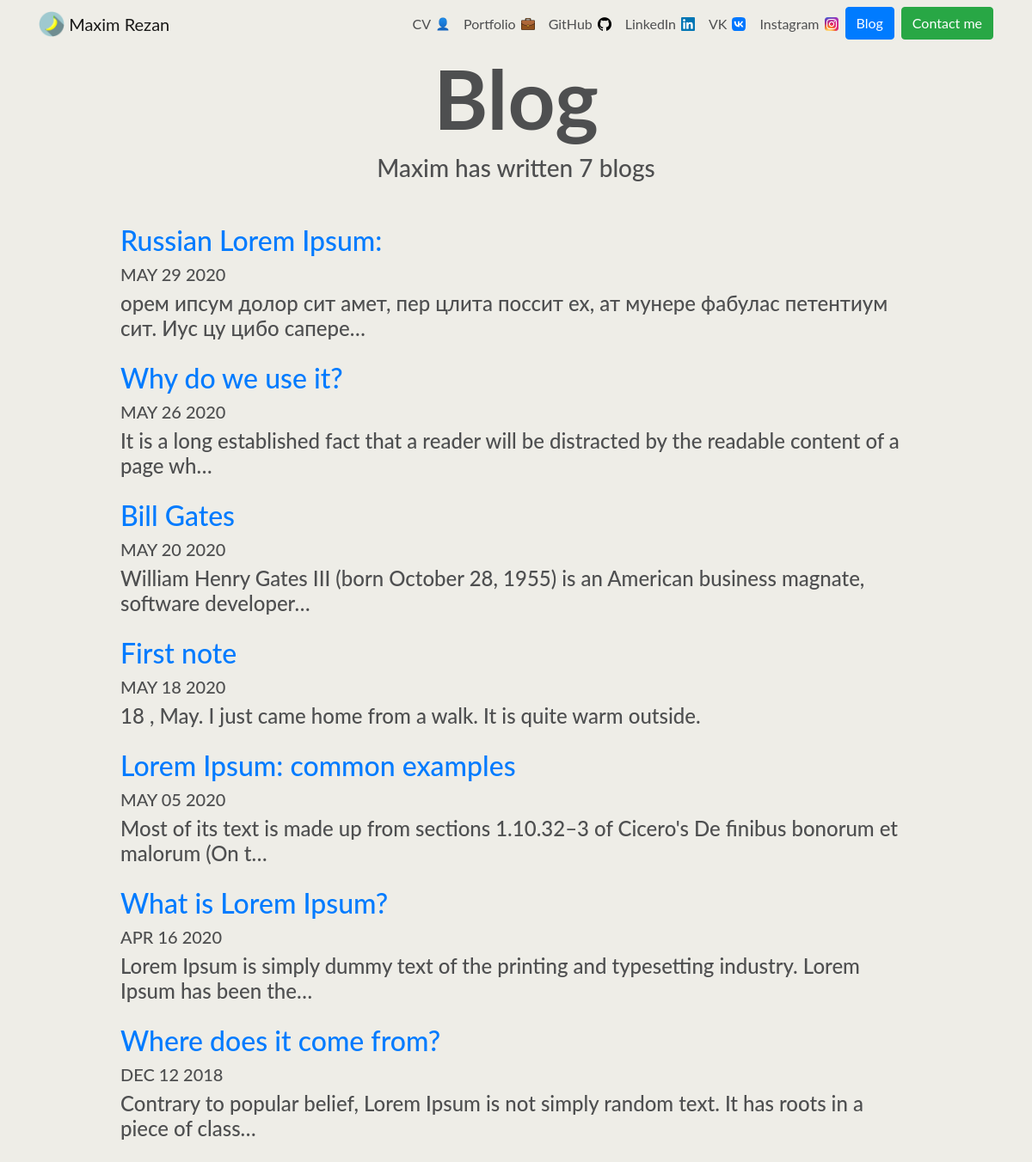
/blog/, run on an earlier commit of the app's database.
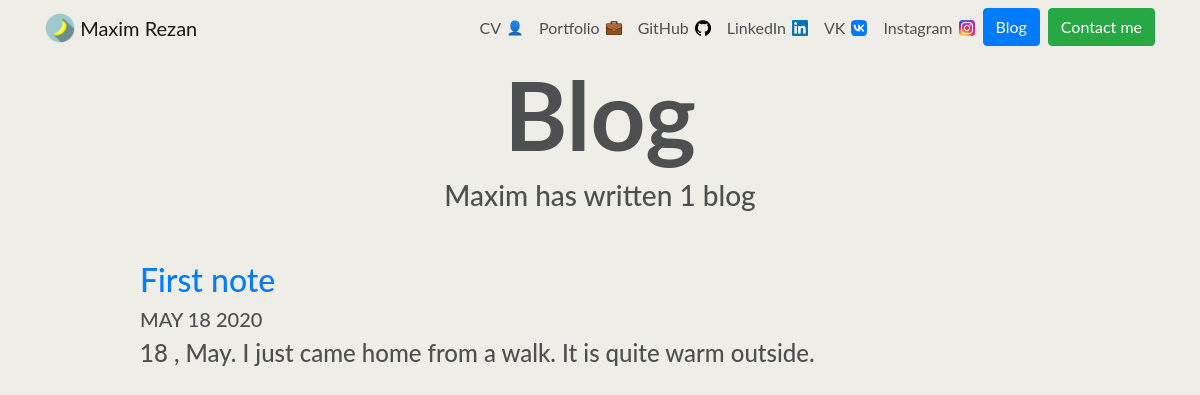
And on a later commit of the database.
### blog/models.py (models this page shows, shortened)
class Blog(models.Model):
    title = models.CharField(max_length=200)
    created_time = models.DateField()
    description = models.TextField()

### blog/views.py (the view)
# urls.py: path('', views.all_blogs, name='all_blogs'),
def all_blogs(request):
    blogs = Blog.objects.order_by('-created_time')
    return render(request, 'blog/all_blogs.html', {'blogs':blogs})

### portfolio/my_context_processors.py (called while the page is built)
def latest_cv(request):
    latest = CV.objects.order_by('-uploaded_at').first()
    return {'latest_cv': latest}

def latest_portfolio(request):
    latest = Portfolio.objects.order_by('-uploaded_at').first()
    return {'latest_portfolio': latest}

### blog/templates/blog/all_blogs.html
{% extends 'portfolio/base.html' %}
{% load static %}
{% block content %}
  <h1 id="blogtitle" class="font-weight-bold text-center">Blog</h1>
  <h3 class="text-center mb-5">Maxim has written {{ blogs.count }} blog{{ blogs.count|pluralize }}</h3>
  {% for blog in blogs %}
    <div class="row justify-content-center my-3">
      <div class="col-md-10">
        <a style="text-decoration: none;" href="{% url 'blog:detail' blog.id %}">
          <h2>{{ blog.title }}</h2>
        </a>
        <h5>{{ blog.created_time|date:'M d Y'|upper }}</h5>
        <h4>{{ blog.description|striptags|truncatechars:100 }}</h4>
      </div>
    </div>
  {% endfor %}
{% endblock %}

### portfolio/templates/portfolio/base.html (shortened to what this page needs)
{% load static %}
<!doctype html>
<html lang="en">
<head>
  <link rel="stylesheet" href="https://stackpath.bootstrapcdn.com/bootstrap/4.5.0/css/bootstrap.min.css">
  <link rel="stylesheet" href="{% static "portfolio/style.css" %}">
</head>
<body>
  <nav id="topNav" class="navbar navbar-expand-md navbar-light">
    <div class="container">
      <a class="navbar-brand" href="{% url 'home' %}">
        <img src="{% static "portfolio/banana.png" %}" width="30" height="30" class="d-inline-block align-top" alt="Nick's Logo">
        <span>Maxim Rezan</span>
      </a>
      <div class="collapse navbar-collapse text-center" id="navbarNav">
        <ul class="navbar-nav ml-auto">
          <li class="nav-item">
            <a class="nav-link d-flex align-items-center" href="{{ latest_cv.file.url }}" target="_blank">
              <span>CV</span>
              <img src="{% static 'portfolio/cv_icon.png' %}" loading="lazy" alt="CV" style="height: 1em; margin-left: 6px;">
            </a>
          </li>
          <li class="nav-item">
            <a class="nav-link d-flex align-items-center" href="{{ latest_portfolio.file.url }}" target="_blank">
              <span>Portfolio</span>
              <img src="{% static 'portfolio/portfolio_icon.png' %}" loading="lazy" alt="Portfolio" style="height: 1em; margin-left: 6px;">
            </a>
          </li>
          <li class="nav-item">
            <a class="nav-link d-flex align-items-center" href="https://github.com/watupzack" target="_blank">
              <span>GitHub</span>
              <img src="{% static 'portfolio/github_icon.png' %}" loading="lazy" alt="GitHub" style="height: 1em; margin-left: 6px;">
            </a>
          </li>
          <li class="nav-item">
            <a class="nav-link d-flex align-items-center" href="https://www.linkedin.com/in/maxrezan" target="_blank">
              <span>LinkedIn</span>
              <img src="{% static 'portfolio/linked_icon.png' %}" loading="lazy" alt="LinkedIn" style="height: 1em; margin-left: 6px;">
            </a>
          </li>
          <li class="nav-item">
            <a class="nav-link d-flex align-items-center" href="https://vk.com/klassniy_perets" target="_blank">
              <span>VK</span>
              <img src="{% static 'portfolio/vk_icon.svg' %}" loading="lazy" alt="VK" style="height: 1em; margin-left: 6px;">
            </a>
          </li>
          <li class="nav-item">
            <a class="nav-link d-flex align-items-center" href="https://www.instagram.com/maxrezan/" target="_blank">
              <span>Instagram</span>
              <img src="{% static 'portfolio/insta_icon.png' %}" loading="lazy" alt="Instagram" style="height: 1em; margin-left: 6px;">
            </a>
          </li>
          <li class="nav-item ">
            <a role="button" href="{% url 'blog:all_blogs' %}" class="btn btn-primary">Blog</a>
          </li>
          <li class="nav-item">
            <a role="button" href="{% url 'contact' %}" class="btn btn-success ml-2">Contact me</a>
          </li>
        </ul>
      </div>
    </div>
  </nav>
  <div class="container">
    {% block content %}{% endblock %}
  </div>
</body>
</html>

### portfolio/static/portfolio/style.css (style rules this page uses)
.navbar-nav .nav-link { color: rgba(78, 79, 80, 1) !important; }
body { font-family: 'Lato', sans-serif; background-color: #EEEDE7; color: #4E4F50; }
#blogtitle { font-size: 6rem; }

What changed in the data, as far as the page shows it:
removed Blog: title "Russian Lorem Ipsum:", created_time "MAY 29 2020", description "орем ипсум долор сит амет, пер цлита поссит ех, ат мунере фабулас петентиум сит. Иус цу цибо сапере…"
removed Blog: title "Why do we use it?", created_time "MAY 26 2020", description "It is a long established fact that a reader will be distracted by the readable content of a page wh…"
removed Blog: title "Bill Gates", created_time "MAY 20 2020", description "William Henry Gates III (born October 28, 1955) is an American business magnate, software developer…"
removed Blog: title "Lorem Ipsum: common examples", created_time "MAY 05 2020", description "Most of its text is made up from sections 1.10.32–3 of Cicero's De finibus bonorum et malorum (On t…"
removed Blog: title "What is Lorem Ipsum?", created_time "APR 16 2020", description "Lorem Ipsum is simply dummy text of the printing and typesetting industry. Lorem Ipsum has been the…"
removed Blog: title "Where does it come from?", created_time "DEC 12 2018", description "Contrary to popular belief, Lorem Ipsum is not simply random text. It has roots in a piece of class…"
Also different on the page:
{{ blogs.count }}: "7" → "1"
